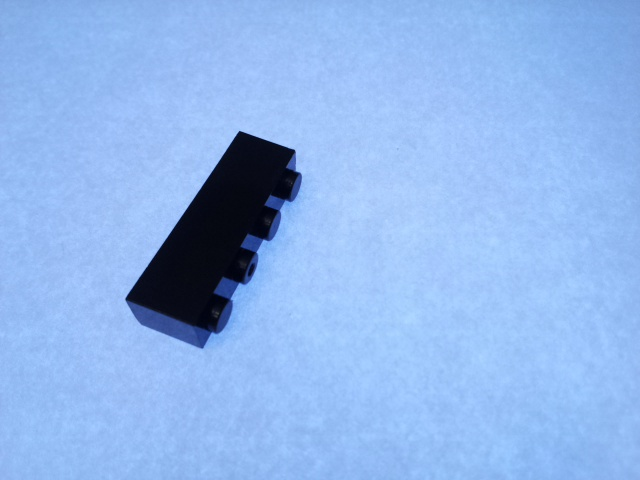
#> input picture particiones/test/Brick_1x4/2_Brick_1x4_180708223630.jpg, 640 x 480 px
$ python -i limpieza_calidad.py   (imports and definitions only)   (older library calls are emulated)
#> lines starting #> are read from the running program, lines starting #| are printed output that depends on the picture; after the words box and inside, x2 and y2 are one past the last pixel; in counts of white or black regions, pixels touching at a corner belong together
#> further down, picture is the input picture: shape (480, 640, 3); mean B, G, R 234.7, 181.4, 144.3
#!/usr/bin/env python3
# -*- coding: utf-8 -*-
"""Filtro de calidad de las fotos base de la Parte 2 (4 clases Lego).

Qué hace: separa cada foto en pieza y fondo por color. El fondo se modela como
una superficie suave (polinomio de grado 2 por canal) ajustada con la franja del
borde de la propia foto, así una iluminación desigual no se toma por pieza.
Después mide la pieza principal y marca las fotos que pueden meter ruido al
entrenamiento. Todo se decide con la imagen: no usa nombres, fechas ni sesiones.

Banderas:
  sin_pieza         no hay ningún objeto grande en la foto
  multiples_piezas  dos o más objetos grandes (la etiqueta deja de ser clara)
  pieza_en_borde    la pieza principal toca el borde (puede estar cortada)
  borrosa           nitidez muy por debajo de la mediana de su clase.
                    Señal débil: en la prueba marca sobre todo piezas claras
                    con poco contraste, no fotos desenfocadas. Solo para mirar.
  area_atipica      área muy distinta de la mediana de su clase. Si es más del
                    doble, suele ser dos piezas pegadas en una sola mancha.
  forma_atipica     proporción muy distinta de la mediana de su clase
                    (posible etiqueta equivocada, por ejemplo un ladrillo 2x2
                    dentro de Plate_2x4). Una placa 2x4 vista en perspectiva
                    también puede salir aquí: mírela antes de excluirla.

Recomendación:
  excluir  si hay sin_pieza, multiples_piezas o pieza_en_borde
  revisar  si solo hay borrosa, area_atipica o forma_atipica
  ok       en otro caso

NO borra archivos y NO modifica exclusiones.csv. La decisión final es del
equipo, después de revisar los mosaicos.

Salidas, en documentacion\ (dentro de Taller 2):
  calidad_fotos.csv   una fila por foto, con métricas, banderas y recomendación
  revision/*.jpg      mosaicos de las fotos marcadas (pieza encuadrada)

Uso, desde la carpeta "Taller 2" con el .venv activo:
    .venv\Scripts\python limpieza_calidad.py
"""
import csv
from collections import Counter
from pathlib import Path

import cv2
import numpy as np

BASE = Path(__file__).resolve().parent          # carpeta Taller 2
DATOS = BASE / "datos_originales"
DOC = BASE / "documentacion"
REVISION = DOC / "revision"

CLASES = ["Brick_1x4", "Brick_2x2_L", "Plate_2x2", "Plate_2x4"]

AREA_MIN = 800            # px en 640x480: objetos más chicos son polvo o ruido
UMBRAL_MIN = 18           # contraste mínimo con el fondo (distancia LAB); debajo, no hay pieza
BANDA = 20                # px del borde que se usan para ajustar el fondo
RANGO_AREA = (0.5, 2.0)   # área fuera de 0.5 a 2 veces la mediana de la clase
MIN_NITIDEZ = 0.3         # nitidez menor que 0.3 veces la mediana de la clase
TOL_FORMA = 0.25          # proporción que se aleja más de 25 % de la mediana
EXCLUIR = {"sin_pieza", "multiples_piezas", "pieza_en_borde"}
BANDERAS = ["sin_pieza", "multiples_piezas", "pieza_en_borde",
            "borrosa", "area_atipica", "forma_atipica"]
COLUMNAS, CELDA, POR_MOSAICO = 4, (240, 180), 12


def leer_imagen(ruta):
    # cv2.imread falla con rutas con acentos en Windows (la carpeta tiene "José"); esto lo evita.
    return cv2.imdecode(np.fromfile(str(ruta), dtype=np.uint8), cv2.IMREAD_COLOR)


def guardar_imagen(ruta, img):
    ok, buf = cv2.imencode(".jpg", img, [cv2.IMWRITE_JPEG_QUALITY, 90])
    buf.tofile(str(ruta))


def superficie_fondo(lab):
    """Fondo como superficie suave (polinomio de grado 2 por canal) ajustada con
    la franja del borde. Los puntos atípicos del borde (una pieza que lo toca)
    se descartan en un segundo ajuste."""
    alto, ancho = lab.shape[:2]
    yy, xx = np.mgrid[0:alto, 0:ancho]
    x = xx / (ancho - 1) * 2 - 1
    y = yy / (alto - 1) * 2 - 1
    base = np.stack([np.ones_like(x), x, y, x * x, x * y, y * y], axis=-1)
    franja = np.zeros((alto, ancho), bool)
    franja[:BANDA, :] = True
    franja[-BANDA:, :] = True
    franja[:, :BANDA] = True
    franja[:, -BANDA:] = True
    A = base[franja]
    superficie = np.empty((alto, ancho, 3), np.float32)
    for c in range(3):
        b = lab[..., c][franja].astype(np.float64)
        coef = np.linalg.lstsq(A, b, rcond=None)[0]
        res = b - A @ coef
        s = 1.4826 * np.median(np.abs(res)) + 1e-6
        keep = np.abs(res) < 2.5 * s
        coef = np.linalg.lstsq(A[keep], b[keep], rcond=None)[0]
        superficie[..., c] = (base @ coef).astype(np.float32)
    return superficie


def aspecto(etiquetas, etiqueta):
    """Proporción lado largo / lado corto del rectángulo mínimo que cubre la pieza."""
    mascara = np.where(etiquetas == etiqueta, 255, 0).astype(np.uint8)
    contornos = cv2.findContours(mascara, cv2.RETR_EXTERNAL, cv2.CHAIN_APPROX_SIMPLE)[-2]
    contorno = max(contornos, key=cv2.contourArea)
    (_, _), (ancho, alto), _ = cv2.minAreaRect(contorno)
    return max(ancho, alto) / max(min(ancho, alto), 1.0)


def segmentar(img):
    """Devuelve la matriz de etiquetas y las piezas (objetos >= AREA_MIN), de mayor a menor."""
    alto, ancho = img.shape[:2]
#> alto = 480; ancho = 640
    suave = cv2.medianBlur(img, 3)
    lab = cv2.cvtColor(suave, cv2.COLOR_BGR2LAB).astype(np.float32)
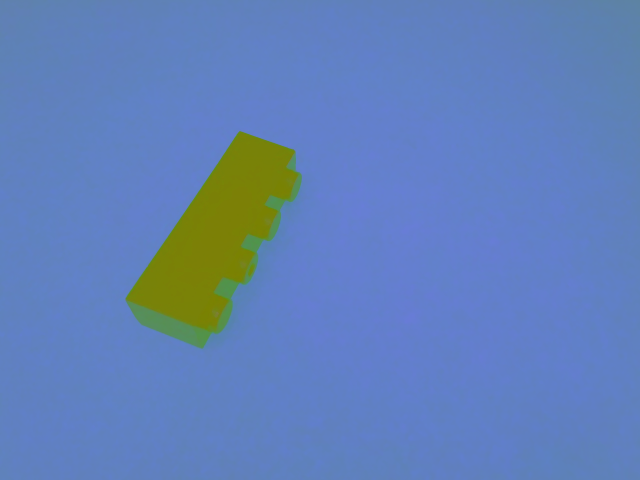
#> lab: shape (480, 640, 3) float32; mean B, G, R 185.2, 128.6, 97.7
    fondo = superficie_fondo(lab)
#> the loop in superficie_fondo, `for c in range(3):` made 3 passes
#> s on passes 1 to 3: 4.21, 0.795, 0.963
#> after the loop in superficie_fondo, `for c in range(3):`:
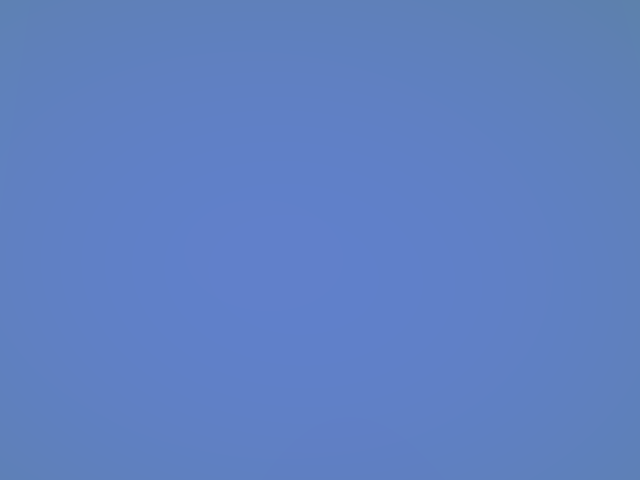
#> superficie: shape (480, 640, 3) float32; mean B, G, R 194.7, 128.2, 96
    dist = np.sqrt(((lab - fondo) ** 2).sum(axis=2))
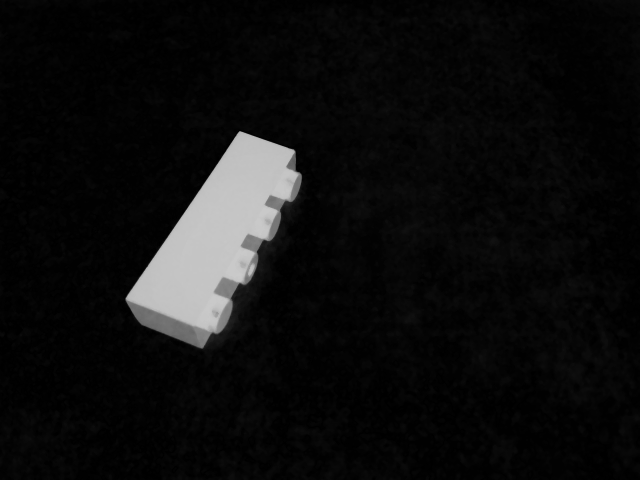
#> dist: shape (480, 640) float32; min 0.0117, max 202.1, mean 15.3
    otsu, _ = cv2.threshold(np.clip(dist, 0, 255).astype(np.uint8), 0, 255,
                            cv2.THRESH_BINARY + cv2.THRESH_OTSU)
#> otsu = 92
    mascara = np.where(dist > max(otsu, UMBRAL_MIN), 255, 0).astype(np.uint8)
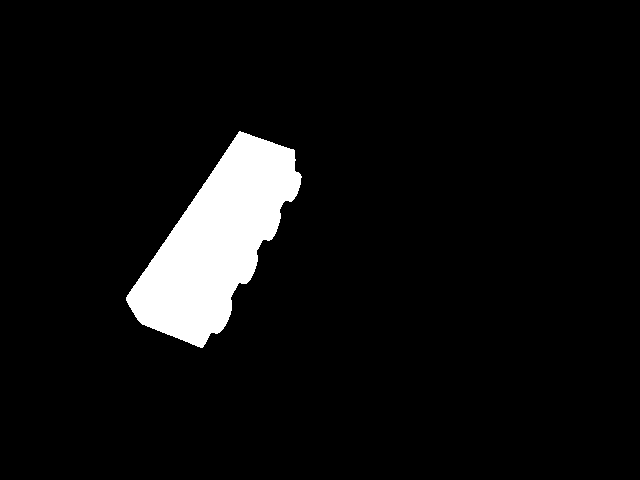
#> mascara: shape (480, 640); 6.1% white; 1 white region, box (x1, y1, x2, y2) and area: (126, 131, 302, 348) 18708
    nucleo = cv2.getStructuringElement(cv2.MORPH_ELLIPSE, (7, 7))
    mascara = cv2.morphologyEx(mascara, cv2.MORPH_OPEN, nucleo)
#> mascara: shape (480, 640); 6.1% white; 1 white region, box (x1, y1, x2, y2) and area: (126, 132, 301, 348) 18690
    _, etiquetas, stats, _ = cv2.connectedComponentsWithStats(mascara, connectivity=8)
#> stats = [[0, 0, 640, 480, 288510], [126, 132, 175, 216, 18690]]
    piezas = []
    for i in range(1, len(stats)):
        x, y, w, h, area = (int(v) for v in stats[i])
        if area < AREA_MIN:
            continue
        piezas.append({
            "label": i, "x": x, "y": y, "w": w, "h": h, "area": area,
            "toca_borde": x == 0 or y == 0 or x + w >= ancho or y + h >= alto,
            "aspecto": aspecto(etiquetas, i),
        })
#> this loop made 1 pass
#> (x, y, w, h, area, ancho in aspecto, alto in aspecto) on pass 1: (126, 132, 175, 216, 18690, 228.6, 98.02)
#> after the loop, piezas = 1 item
    piezas.sort(key=lambda p: -p["area"])
    return etiquetas, piezas


def nitidez(gris, pieza):
    """Varianza del Laplaciano en la caja de la pieza. Valores bajos = borrosa."""
    alto, ancho = gris.shape
    m = 8
    x0, y0 = max(pieza["x"] - m, 0), max(pieza["y"] - m, 0)
    x1 = min(pieza["x"] + pieza["w"] + m, ancho)
    y1 = min(pieza["y"] + pieza["h"] + m, alto)
    return float(cv2.Laplacian(gris[y0:y1, x0:x1], cv2.CV_64F).var())


def analizar(img):
    _, piezas = segmentar(img)
#> piezas = 1 item
    r = {"n_piezas": len(piezas), "area_mayor_px": 0, "toca_borde": False,
         "nitidez": None, "aspecto": None, "piezas": piezas}
    if piezas:
        p = piezas[0]
#> p = {'label': 1, 'x': 126, 'y': 132, 'w': 175, 'h': 216, 'area': 18690, 'toca_borde': False, 'aspecto': 2.33}
        gris = cv2.cvtColor(img, cv2.COLOR_BGR2GRAY)
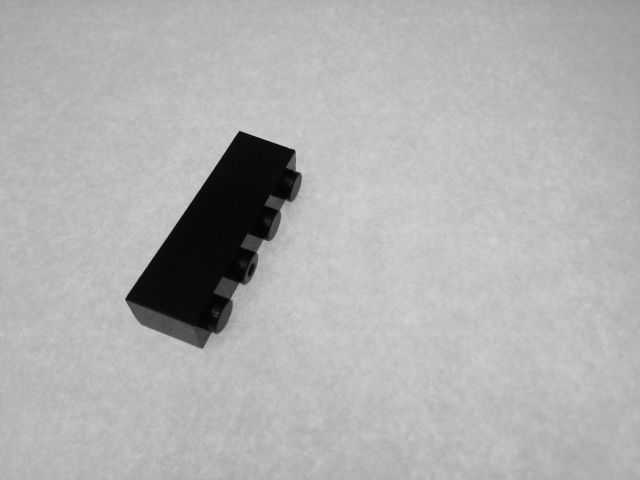
#> gris: shape (480, 640); min 2, max 210, mean 176.4
        r.update(area_mayor_px=p["area"], toca_borde=p["toca_borde"],
                 nitidez=round(nitidez(gris, p), 2), aspecto=round(p["aspecto"], 3))
#> in nitidez, `x0, y0 = max(pieza["x"] - m, 0), max(pieza["y"] - m, 0)`: x0 = 118; y0 = 124
#> in nitidez, `x1 = min(pieza["x"] + pieza["w"] + m, ancho)`: x1 = 309
#> in nitidez, `y1 = min(pieza["y"] + pieza["h"] + m, alto)`: y1 = 356
    return r


# [162 lines left out: functions marcar, leer_exclusiones, cargar_lista, revisar_carpetas, rotular, mosaico and 1 more, not called in this run]


# [2 lines not run here, left out]

>>> import cv2
>>> picture = cv2.imread('particiones/test/Brick_1x4/2_Brick_1x4_180708223630.jpg')
>>> result = analizar(picture)
#> result = 6 items

$ run again, on particiones/test/Brick_1x4/2_Brick_1x4_180714225003.jpg
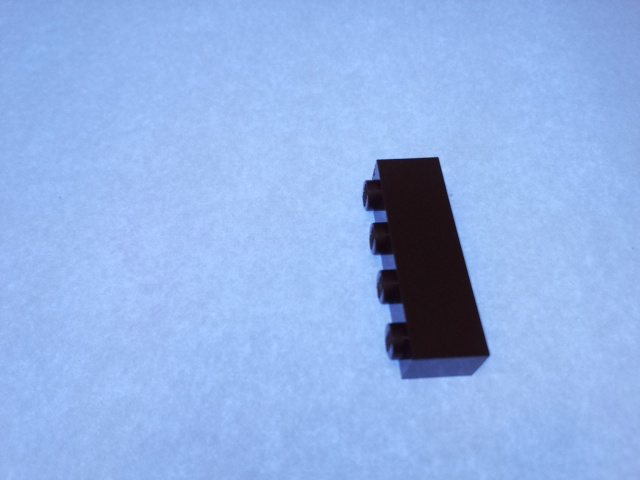
#> input picture particiones/test/Brick_1x4/2_Brick_1x4_180714225003.jpg, 640 x 480 px
#> picture is the input picture: shape (480, 640, 3); mean B, G, R 229.7, 176.9, 145.6
#> the loop in superficie_fondo, `for c in range(3):` made 3 passes
#> s on passes 1 to 3: 4.61, 0.642, 0.837
#> otsu = 87
#> in segmentar, `mascara = np.where(dist > max(otsu, UMBRAL_MIN), 255, 0).astype(np.uin..`:
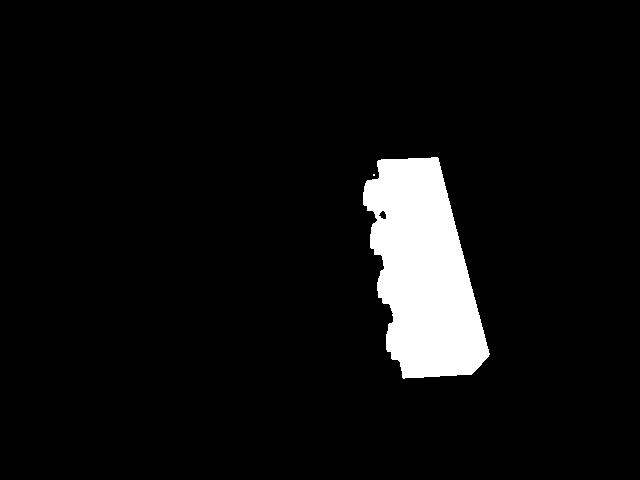
#> mascara: shape (480, 640); 6.1% white; 2 white regions (1 under 20 px), largest, box (x1, y1, x2, y2) and area: (363, 157, 490, 379) 18669
#> etiquetas: shape (480, 640) int32; values 0 (black) and 1 (white), 6.1% white; 1 white region, box (x1, y1, x2, y2) and area: (363, 157, 489, 378) 18603
#> stats = [[0, 0, 640, 480, 288597], [363, 157, 126, 221, 18603]]
#> the loop in segmentar, `for i in range(1, len(stats)):` made 1 pass
#> (x, y, w, h, area, ancho in aspecto, alto in aspecto) on pass 1: (363, 157, 126, 221, 18603, 98.67, 230.5)
#> after the loop in segmentar, `for i in range(1, len(stats)):`: piezas = 1 item
#> p = {'label': 1, 'x': 363, 'y': 157, 'w': 126, 'h': 221, 'area': 18603, 'toca_borde': False, 'aspecto': 2.34}
#> in analizar, `gris = cv2.cvtColor(img, cv2.COLOR_BGR2GRAY)`:
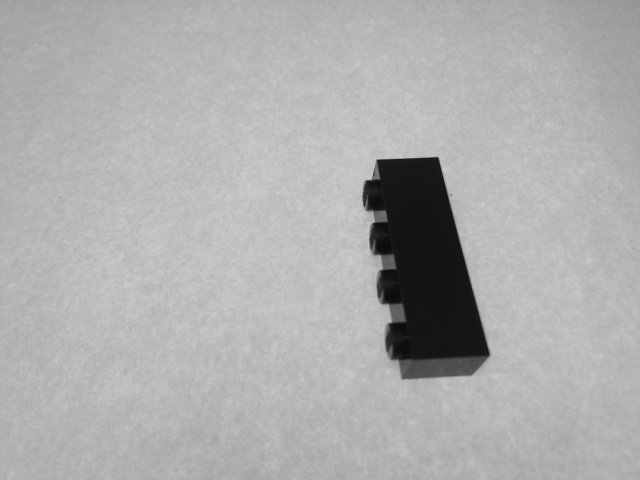
#> gris: shape (480, 640); min 11, max 206, mean 173.5
#> x0 = 355; y0 = 149
#> x1 = 497
#> y1 = 386
#> result = 6 items

$ run again, on particiones/test/Brick_1x4/2_Brick_1x4_180714225210.jpg
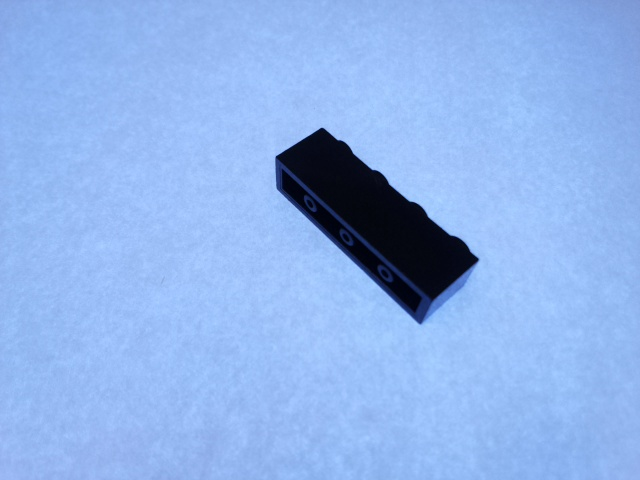
#> input picture particiones/test/Brick_1x4/2_Brick_1x4_180714225210.jpg, 640 x 480 px
#> picture is the input picture: shape (480, 640, 3); mean B, G, R 234, 178.6, 143.4
#> the loop in superficie_fondo, `for c in range(3):` made 3 passes
#> s on passes 1 to 3: 3.94, 0.689, 0.681
#> otsu = 94
#> in segmentar, `mascara = np.where(dist > max(otsu, UMBRAL_MIN), 255, 0).astype(np.uin..`:
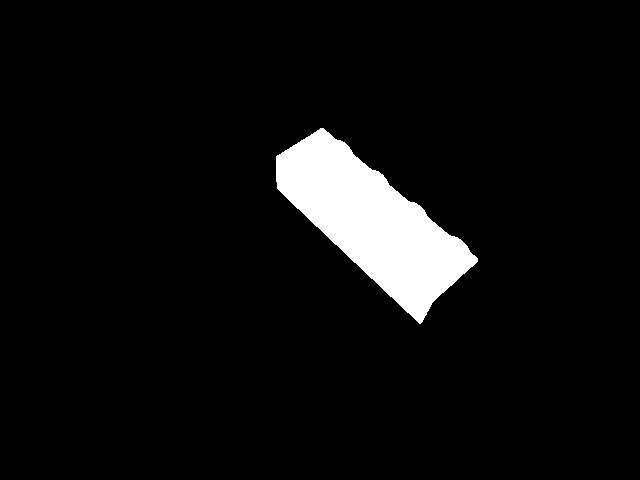
#> mascara: shape (480, 640); 5.6% white; 1 white region, box (x1, y1, x2, y2) and area: (276, 128, 478, 324) 17212
#> etiquetas: shape (480, 640) int32; values 0 (black) and 1 (white), 5.6% white; 1 white region, box (x1, y1, x2, y2) and area: (276, 128, 478, 323) 17202
#> stats = [[0, 0, 640, 480, 289998], [276, 128, 202, 195, 17202]]
#> the loop in segmentar, `for i in range(1, len(stats)):` made 1 pass
#> (x, y, w, h, area, ancho in aspecto, alto in aspecto) on pass 1: (276, 128, 202, 195, 17202, 89.48, 218.8)
#> after the loop in segmentar, `for i in range(1, len(stats)):`: piezas = 1 item
#> p = {'label': 1, 'x': 276, 'y': 128, 'w': 202, 'h': 195, 'area': 17202, 'toca_borde': False, 'aspecto': 2.44}
#> in analizar, `gris = cv2.cvtColor(img, cv2.COLOR_BGR2GRAY)`:
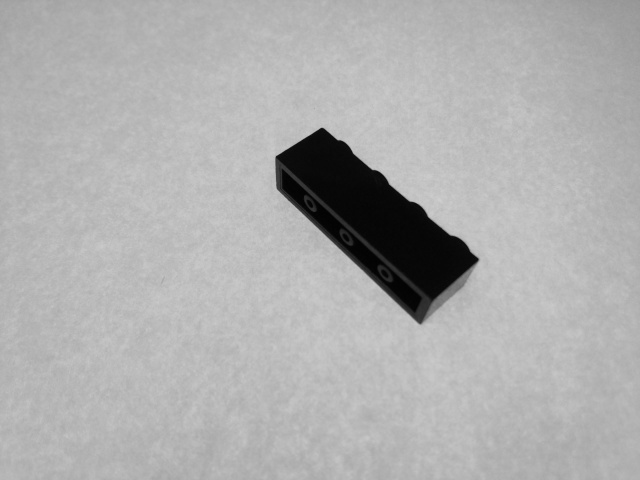
#> gris: shape (480, 640); min 1, max 207, mean 174.5
#> x0 = 268; y0 = 120
#> x1 = 486
#> y1 = 331
#> result = 6 items

$ run again, on particiones/test/Brick_1x4/2_Brick_1x4_180714225257.jpg
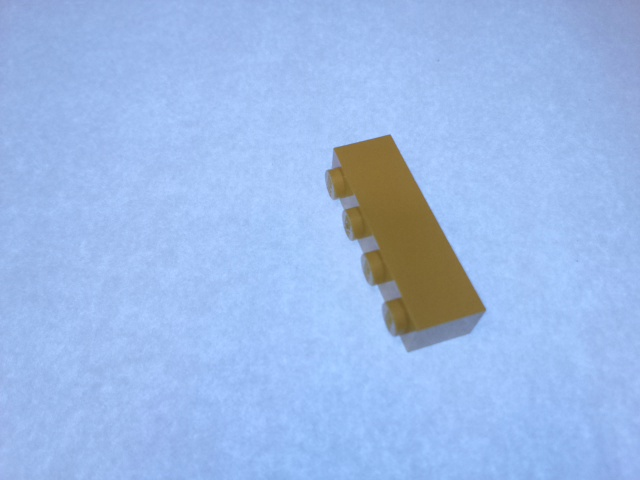
#> input picture particiones/test/Brick_1x4/2_Brick_1x4_180714225257.jpg, 640 x 480 px
#> picture is the input picture: shape (480, 640, 3); mean B, G, R 231.9, 185.2, 155.8
#> the loop in superficie_fondo, `for c in range(3):` made 3 passes
#> s on passes 1 to 3: 4.44, 0.638, 0.68
#> otsu = 50
#> in segmentar, `mascara = np.where(dist > max(otsu, UMBRAL_MIN), 255, 0).astype(np.uin..`:
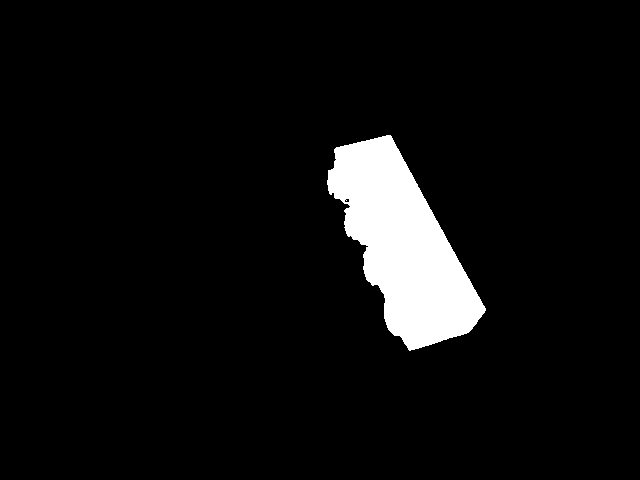
#> mascara: shape (480, 640); 5.8% white; 1 white region, box (x1, y1, x2, y2) and area: (327, 135, 486, 351) 17726
#> etiquetas: shape (480, 640) int32; values 0 (black) and 1 (white), 5.8% white; 1 white region, box (x1, y1, x2, y2) and area: (327, 135, 486, 350) 17671
#> stats = [[0, 0, 640, 480, 289529], [327, 135, 159, 215, 17671]]
#> the loop in segmentar, `for i in range(1, len(stats)):` made 1 pass
#> (x, y, w, h, area, ancho in aspecto, alto in aspecto) on pass 1: (327, 135, 159, 215, 17671, 95.25, 225.3)
#> after the loop in segmentar, `for i in range(1, len(stats)):`: piezas = 1 item
#> p = {'label': 1, 'x': 327, 'y': 135, 'w': 159, 'h': 215, 'area': 17671, 'toca_borde': False, 'aspecto': 2.37}
#> in analizar, `gris = cv2.cvtColor(img, cv2.COLOR_BGR2GRAY)`:
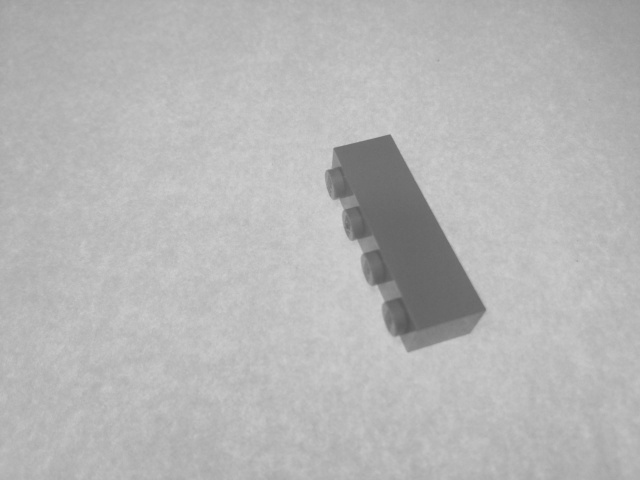
#> gris: shape (480, 640); min 85, max 209, mean 181.7
#> x0 = 319; y0 = 127
#> x1 = 494
#> y1 = 358
#> result = 6 items
